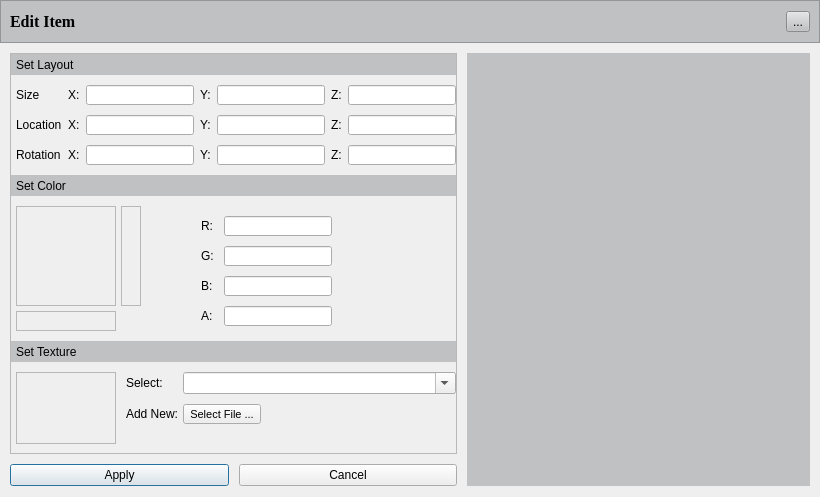
<?xml version="1.0" encoding="UTF-8"?>
<ui version="4.0">
 <class>EditItem</class>
 <widget class="QDialog" name="EditItem">
  <property name="geometry">
   <rect>
    <x>0</x>
    <y>0</y>
    <width>820</width>
    <height>497</height>
   </rect>
  </property>
  <property name="sizePolicy">
   <sizepolicy hsizetype="MinimumExpanding" vsizetype="MinimumExpanding">
    <horstretch>0</horstretch>
    <verstretch>0</verstretch>
   </sizepolicy>
  </property>
  <property name="windowTitle">
   <string>Dialog</string>
  </property>
  <layout class="QVBoxLayout" name="verticalLayout">
   <property name="spacing">
    <number>10</number>
   </property>
   <property name="leftMargin">
    <number>0</number>
   </property>
   <property name="topMargin">
    <number>0</number>
   </property>
   <property name="rightMargin">
    <number>0</number>
   </property>
   <item>
    <widget class="QFrame" name="frame_2">
     <property name="minimumSize">
      <size>
       <width>0</width>
       <height>43</height>
      </size>
     </property>
     <property name="styleSheet">
      <string notr="true">background-color:rgb(191,193,194)</string>
     </property>
     <property name="frameShape">
      <enum>QFrame::StyledPanel</enum>
     </property>
     <property name="frameShadow">
      <enum>QFrame::Raised</enum>
     </property>
     <layout class="QHBoxLayout" name="horizontalLayout_7">
      <item>
       <widget class="QLabel" name="label_14">
        <property name="font">
         <font>
          <family>Times New Roman</family>
          <pointsize>12</pointsize>
          <weight>75</weight>
          <bold>true</bold>
         </font>
        </property>
        <property name="text">
         <string>Edit Item</string>
        </property>
       </widget>
      </item>
      <item>
       <widget class="QToolButton" name="m_pToolButtonCancel">
        <property name="text">
         <string>...</string>
        </property>
        <property name="icon">
         <iconset>
          <normaloff>../../../Projekti/close-icon.png</normaloff>../../../Projekti/close-icon.png</iconset>
        </property>
       </widget>
      </item>
     </layout>
    </widget>
   </item>
   <item>
    <layout class="QHBoxLayout" name="horizontalLayout_2">
     <property name="spacing">
      <number>0</number>
     </property>
     <property name="leftMargin">
      <number>10</number>
     </property>
     <property name="rightMargin">
      <number>10</number>
     </property>
     <item>
      <layout class="QVBoxLayout" name="verticalLayout_6">
       <property name="spacing">
        <number>10</number>
       </property>
       <property name="bottomMargin">
        <number>0</number>
       </property>
       <item>
        <widget class="QScrollArea" name="scrollArea">
         <property name="verticalScrollBarPolicy">
          <enum>Qt::ScrollBarAsNeeded</enum>
         </property>
         <property name="widgetResizable">
          <bool>true</bool>
         </property>
         <widget class="QWidget" name="scrollAreaWidgetContents">
          <property name="geometry">
           <rect>
            <x>0</x>
            <y>0</y>
            <width>436</width>
            <height>396</height>
           </rect>
          </property>
          <layout class="QVBoxLayout" name="verticalLayout_3">
           <property name="spacing">
            <number>10</number>
           </property>
           <property name="leftMargin">
            <number>0</number>
           </property>
           <property name="topMargin">
            <number>0</number>
           </property>
           <property name="rightMargin">
            <number>0</number>
           </property>
           <item>
            <widget class="QLabel" name="label_2">
             <property name="sizePolicy">
              <sizepolicy hsizetype="Preferred" vsizetype="Fixed">
               <horstretch>0</horstretch>
               <verstretch>0</verstretch>
              </sizepolicy>
             </property>
             <property name="minimumSize">
              <size>
               <width>0</width>
               <height>21</height>
              </size>
             </property>
             <property name="maximumSize">
              <size>
               <width>16777215</width>
               <height>21</height>
              </size>
             </property>
             <property name="styleSheet">
              <string notr="true">background-color:rgb(191,193,194)</string>
             </property>
             <property name="frameShape">
              <enum>QFrame::NoFrame</enum>
             </property>
             <property name="frameShadow">
              <enum>QFrame::Raised</enum>
             </property>
             <property name="text">
              <string>Set Layout</string>
             </property>
             <property name="textFormat">
              <enum>Qt::PlainText</enum>
             </property>
             <property name="indent">
              <number>5</number>
             </property>
            </widget>
           </item>
           <item>
            <layout class="QGridLayout" name="gridLayout">
             <property name="leftMargin">
              <number>5</number>
             </property>
             <property name="bottomMargin">
              <number>0</number>
             </property>
             <property name="horizontalSpacing">
              <number>6</number>
             </property>
             <item row="1" column="4">
              <widget class="QLineEdit" name="m_pLineEditLocationY">
               <property name="maximumSize">
                <size>
                 <width>16777215</width>
                 <height>20</height>
                </size>
               </property>
              </widget>
             </item>
             <item row="0" column="1">
              <widget class="QLabel" name="label_34">
               <property name="text">
                <string>X:</string>
               </property>
              </widget>
             </item>
             <item row="0" column="5">
              <widget class="QLabel" name="label_41">
               <property name="text">
                <string>Z:</string>
               </property>
              </widget>
             </item>
             <item row="1" column="6">
              <widget class="QLineEdit" name="m_pLineEditLocationZ">
               <property name="maximumSize">
                <size>
                 <width>16777215</width>
                 <height>20</height>
                </size>
               </property>
              </widget>
             </item>
             <item row="0" column="4">
              <widget class="QLineEdit" name="m_pLineEditScaleY">
               <property name="maximumSize">
                <size>
                 <width>16777215</width>
                 <height>20</height>
                </size>
               </property>
              </widget>
             </item>
             <item row="0" column="2">
              <widget class="QLineEdit" name="m_pLineEditScaleX">
               <property name="maximumSize">
                <size>
                 <width>16777215</width>
                 <height>20</height>
                </size>
               </property>
              </widget>
             </item>
             <item row="1" column="3">
              <widget class="QLabel" name="label_35">
               <property name="text">
                <string>Y:</string>
               </property>
              </widget>
             </item>
             <item row="1" column="1">
              <widget class="QLabel" name="label_33">
               <property name="text">
                <string>X:</string>
               </property>
              </widget>
             </item>
             <item row="1" column="2">
              <widget class="QLineEdit" name="m_pLineEditLocationX">
               <property name="maximumSize">
                <size>
                 <width>16777215</width>
                 <height>20</height>
                </size>
               </property>
              </widget>
             </item>
             <item row="1" column="0">
              <widget class="QLabel" name="label_9">
               <property name="text">
                <string>Location</string>
               </property>
              </widget>
             </item>
             <item row="0" column="3">
              <widget class="QLabel" name="label_36">
               <property name="text">
                <string>Y:</string>
               </property>
              </widget>
             </item>
             <item row="0" column="6">
              <widget class="QLineEdit" name="m_pLineEditScaleZ">
               <property name="maximumSize">
                <size>
                 <width>16777215</width>
                 <height>20</height>
                </size>
               </property>
              </widget>
             </item>
             <item row="1" column="5">
              <widget class="QLabel" name="label_37">
               <property name="text">
                <string>Z:</string>
               </property>
              </widget>
             </item>
             <item row="0" column="0">
              <widget class="QLabel" name="label_8">
               <property name="text">
                <string>Size</string>
               </property>
              </widget>
             </item>
             <item row="2" column="0">
              <widget class="QLabel" name="label_10">
               <property name="text">
                <string>Rotation</string>
               </property>
              </widget>
             </item>
             <item row="2" column="1">
              <widget class="QLabel" name="label_39">
               <property name="text">
                <string>X:</string>
               </property>
              </widget>
             </item>
             <item row="2" column="2">
              <widget class="QLineEdit" name="m_pLineEditRotationX">
               <property name="maximumSize">
                <size>
                 <width>16777215</width>
                 <height>20</height>
                </size>
               </property>
              </widget>
             </item>
             <item row="2" column="4">
              <widget class="QLineEdit" name="m_pLineEditRotationY">
               <property name="maximumSize">
                <size>
                 <width>16777215</width>
                 <height>20</height>
                </size>
               </property>
              </widget>
             </item>
             <item row="2" column="6">
              <widget class="QLineEdit" name="m_pLineEditRotationZ">
               <property name="maximumSize">
                <size>
                 <width>16777215</width>
                 <height>20</height>
                </size>
               </property>
              </widget>
             </item>
             <item row="2" column="5">
              <widget class="QLabel" name="label_40">
               <property name="text">
                <string>Z:</string>
               </property>
              </widget>
             </item>
             <item row="2" column="3">
              <widget class="QLabel" name="label_38">
               <property name="text">
                <string>Y:</string>
               </property>
              </widget>
             </item>
            </layout>
           </item>
           <item>
            <widget class="QLabel" name="label_3">
             <property name="sizePolicy">
              <sizepolicy hsizetype="Preferred" vsizetype="Fixed">
               <horstretch>0</horstretch>
               <verstretch>0</verstretch>
              </sizepolicy>
             </property>
             <property name="minimumSize">
              <size>
               <width>0</width>
               <height>21</height>
              </size>
             </property>
             <property name="maximumSize">
              <size>
               <width>16777215</width>
               <height>21</height>
              </size>
             </property>
             <property name="styleSheet">
              <string notr="true">background-color:rgb(191,193,194)</string>
             </property>
             <property name="frameShape">
              <enum>QFrame::NoFrame</enum>
             </property>
             <property name="frameShadow">
              <enum>QFrame::Raised</enum>
             </property>
             <property name="text">
              <string>Set Color</string>
             </property>
             <property name="textFormat">
              <enum>Qt::PlainText</enum>
             </property>
             <property name="scaledContents">
              <bool>false</bool>
             </property>
             <property name="margin">
              <number>0</number>
             </property>
             <property name="indent">
              <number>5</number>
             </property>
            </widget>
           </item>
           <item>
            <layout class="QHBoxLayout" name="horizontalLayout_3">
             <property name="spacing">
              <number>40</number>
             </property>
             <property name="bottomMargin">
              <number>0</number>
             </property>
             <item>
              <layout class="QVBoxLayout" name="verticalLayout_4">
               <property name="spacing">
                <number>5</number>
               </property>
               <property name="leftMargin">
                <number>5</number>
               </property>
               <property name="bottomMargin">
                <number>0</number>
               </property>
               <item>
                <layout class="QHBoxLayout" name="horizontalLayout_4">
                 <item>
                  <widget class="QLabel" name="m_pLabelColorFactory">
                   <property name="enabled">
                    <bool>true</bool>
                   </property>
                   <property name="sizePolicy">
                    <sizepolicy hsizetype="Fixed" vsizetype="Fixed">
                     <horstretch>0</horstretch>
                     <verstretch>0</verstretch>
                    </sizepolicy>
                   </property>
                   <property name="minimumSize">
                    <size>
                     <width>100</width>
                     <height>100</height>
                    </size>
                   </property>
                   <property name="frameShape">
                    <enum>QFrame::StyledPanel</enum>
                   </property>
                   <property name="text">
                    <string/>
                   </property>
                  </widget>
                 </item>
                 <item>
                  <widget class="QLabel" name="m_pLabelColorTag">
                   <property name="sizePolicy">
                    <sizepolicy hsizetype="Fixed" vsizetype="Fixed">
                     <horstretch>0</horstretch>
                     <verstretch>0</verstretch>
                    </sizepolicy>
                   </property>
                   <property name="minimumSize">
                    <size>
                     <width>20</width>
                     <height>100</height>
                    </size>
                   </property>
                   <property name="frameShape">
                    <enum>QFrame::StyledPanel</enum>
                   </property>
                   <property name="text">
                    <string/>
                   </property>
                  </widget>
                 </item>
                </layout>
               </item>
               <item>
                <widget class="QLabel" name="m_pLabelColorSample">
                 <property name="minimumSize">
                  <size>
                   <width>100</width>
                   <height>20</height>
                  </size>
                 </property>
                 <property name="maximumSize">
                  <size>
                   <width>100</width>
                   <height>20</height>
                  </size>
                 </property>
                 <property name="frameShape">
                  <enum>QFrame::StyledPanel</enum>
                 </property>
                 <property name="text">
                  <string/>
                 </property>
                </widget>
               </item>
              </layout>
             </item>
             <item>
              <layout class="QFormLayout" name="formLayout_2">
               <property name="fieldGrowthPolicy">
                <enum>QFormLayout::FieldsStayAtSizeHint</enum>
               </property>
               <property name="horizontalSpacing">
                <number>10</number>
               </property>
               <property name="verticalSpacing">
                <number>10</number>
               </property>
               <property name="leftMargin">
                <number>20</number>
               </property>
               <property name="topMargin">
                <number>10</number>
               </property>
               <property name="rightMargin">
                <number>10</number>
               </property>
               <item row="0" column="0">
                <widget class="QLabel" name="label_45">
                 <property name="text">
                  <string>R:</string>
                 </property>
                </widget>
               </item>
               <item row="0" column="1">
                <widget class="QLineEdit" name="m_pLineEditColorR">
                 <property name="maximumSize">
                  <size>
                   <width>16777215</width>
                   <height>20</height>
                  </size>
                 </property>
                </widget>
               </item>
               <item row="1" column="0">
                <widget class="QLabel" name="label_46">
                 <property name="text">
                  <string>G:</string>
                 </property>
                </widget>
               </item>
               <item row="1" column="1">
                <widget class="QLineEdit" name="m_pLineEditColorG">
                 <property name="maximumSize">
                  <size>
                   <width>16777215</width>
                   <height>20</height>
                  </size>
                 </property>
                </widget>
               </item>
               <item row="2" column="0">
                <widget class="QLabel" name="label_43">
                 <property name="text">
                  <string>B:</string>
                 </property>
                </widget>
               </item>
               <item row="2" column="1">
                <widget class="QLineEdit" name="m_pLineEditColorB">
                 <property name="maximumSize">
                  <size>
                   <width>16777215</width>
                   <height>20</height>
                  </size>
                 </property>
                </widget>
               </item>
               <item row="3" column="0">
                <widget class="QLabel" name="label_53">
                 <property name="text">
                  <string>A:</string>
                 </property>
                </widget>
               </item>
               <item row="3" column="1">
                <widget class="QLineEdit" name="m_pLineEditColorA">
                 <property name="maximumSize">
                  <size>
                   <width>16777215</width>
                   <height>20</height>
                  </size>
                 </property>
                </widget>
               </item>
              </layout>
             </item>
            </layout>
           </item>
           <item>
            <widget class="QLabel" name="label_6">
             <property name="sizePolicy">
              <sizepolicy hsizetype="Preferred" vsizetype="Fixed">
               <horstretch>0</horstretch>
               <verstretch>0</verstretch>
              </sizepolicy>
             </property>
             <property name="minimumSize">
              <size>
               <width>0</width>
               <height>21</height>
              </size>
             </property>
             <property name="maximumSize">
              <size>
               <width>16777215</width>
               <height>21</height>
              </size>
             </property>
             <property name="styleSheet">
              <string notr="true">background-color:rgb(191,193,194)</string>
             </property>
             <property name="frameShape">
              <enum>QFrame::NoFrame</enum>
             </property>
             <property name="frameShadow">
              <enum>QFrame::Raised</enum>
             </property>
             <property name="text">
              <string>Set Texture</string>
             </property>
             <property name="textFormat">
              <enum>Qt::PlainText</enum>
             </property>
             <property name="indent">
              <number>5</number>
             </property>
            </widget>
           </item>
           <item>
            <layout class="QHBoxLayout" name="horizontalLayout_5">
             <property name="spacing">
              <number>10</number>
             </property>
             <property name="leftMargin">
              <number>5</number>
             </property>
             <item>
              <widget class="QLabel" name="m_pLabelTexture">
               <property name="maximumSize">
                <size>
                 <width>100</width>
                 <height>100</height>
                </size>
               </property>
               <property name="frameShape">
                <enum>QFrame::StyledPanel</enum>
               </property>
               <property name="text">
                <string/>
               </property>
               <property name="scaledContents">
                <bool>true</bool>
               </property>
               <property name="alignment">
                <set>Qt::AlignCenter</set>
               </property>
              </widget>
             </item>
             <item>
              <layout class="QFormLayout" name="formLayout_3">
               <property name="horizontalSpacing">
                <number>5</number>
               </property>
               <property name="verticalSpacing">
                <number>10</number>
               </property>
               <property name="leftMargin">
                <number>0</number>
               </property>
               <property name="topMargin">
                <number>0</number>
               </property>
               <item row="0" column="0">
                <widget class="QLabel" name="label_12">
                 <property name="text">
                  <string>Select:</string>
                 </property>
                </widget>
               </item>
               <item row="0" column="1">
                <widget class="QComboBox" name="m_pComboBoxTexture">
                 <property name="acceptDrops">
                  <bool>true</bool>
                 </property>
                 <property name="editable">
                  <bool>true</bool>
                 </property>
                 <property name="insertPolicy">
                  <enum>QComboBox::InsertAlphabetically</enum>
                 </property>
                </widget>
               </item>
               <item row="1" column="0">
                <widget class="QLabel" name="label_11">
                 <property name="text">
                  <string>Add New:</string>
                 </property>
                 <property name="margin">
                  <number>0</number>
                 </property>
                </widget>
               </item>
               <item row="1" column="1">
                <widget class="QToolButton" name="m_pToolButtonTexture">
                 <property name="font">
                  <font>
                   <pointsize>8</pointsize>
                  </font>
                 </property>
                 <property name="text">
                  <string>Select File ...</string>
                 </property>
                 <property name="popupMode">
                  <enum>QToolButton::InstantPopup</enum>
                 </property>
                </widget>
               </item>
              </layout>
             </item>
            </layout>
           </item>
          </layout>
         </widget>
        </widget>
       </item>
       <item>
        <layout class="QHBoxLayout" name="horizontalLayout_6">
         <property name="bottomMargin">
          <number>0</number>
         </property>
         <item>
          <widget class="QPushButton" name="m_pPushButtonApply">
           <property name="text">
            <string>Apply</string>
           </property>
          </widget>
         </item>
         <item>
          <widget class="QPushButton" name="m_pPushButtonCancel">
           <property name="text">
            <string>Cancel</string>
           </property>
          </widget>
         </item>
        </layout>
       </item>
      </layout>
     </item>
     <item>
      <widget class="QWidget" name="widget" native="true">
       <property name="sizePolicy">
        <sizepolicy hsizetype="MinimumExpanding" vsizetype="MinimumExpanding">
         <horstretch>1</horstretch>
         <verstretch>1</verstretch>
        </sizepolicy>
       </property>
       <property name="minimumSize">
        <size>
         <width>310</width>
         <height>300</height>
        </size>
       </property>
       <property name="styleSheet">
        <string notr="true"/>
       </property>
       <layout class="QVBoxLayout" name="verticalLayout_2">
        <property name="spacing">
         <number>0</number>
        </property>
        <property name="leftMargin">
         <number>10</number>
        </property>
        <property name="topMargin">
         <number>0</number>
        </property>
        <property name="rightMargin">
         <number>0</number>
        </property>
        <property name="bottomMargin">
         <number>0</number>
        </property>
        <item>
         <widget class="VR::OSGQT_Widget" name="m_pOSGQT_Widget" native="true">
          <property name="sizePolicy">
           <sizepolicy hsizetype="MinimumExpanding" vsizetype="MinimumExpanding">
            <horstretch>0</horstretch>
            <verstretch>0</verstretch>
           </sizepolicy>
          </property>
          <property name="minimumSize">
           <size>
            <width>300</width>
            <height>300</height>
           </size>
          </property>
          <property name="maximumSize">
           <size>
            <width>16777215</width>
            <height>16777215</height>
           </size>
          </property>
          <property name="sizeIncrement">
           <size>
            <width>1</width>
            <height>1</height>
           </size>
          </property>
          <property name="baseSize">
           <size>
            <width>300</width>
            <height>300</height>
           </size>
          </property>
          <property name="styleSheet">
           <string notr="true">background-color: rgb(191, 193, 194);</string>
          </property>
         </widget>
        </item>
       </layout>
      </widget>
     </item>
    </layout>
   </item>
  </layout>
 </widget>
 <customwidgets>
  <customwidget>
   <class>VR::OSGQT_Widget</class>
   <extends>QWidget</extends>
   <header location="global">vrosgqt_widget.h</header>
   <container>1</container>
  </customwidget>
 </customwidgets>
 <tabstops>
  <tabstop>scrollArea</tabstop>
  <tabstop>m_pLineEditScaleX</tabstop>
  <tabstop>m_pLineEditScaleY</tabstop>
  <tabstop>m_pLineEditScaleZ</tabstop>
  <tabstop>m_pLineEditLocationX</tabstop>
  <tabstop>m_pLineEditLocationY</tabstop>
  <tabstop>m_pLineEditLocationZ</tabstop>
  <tabstop>m_pLineEditRotationX</tabstop>
  <tabstop>m_pLineEditRotationY</tabstop>
  <tabstop>m_pLineEditRotationZ</tabstop>
  <tabstop>m_pLineEditColorR</tabstop>
  <tabstop>m_pLineEditColorG</tabstop>
  <tabstop>m_pLineEditColorB</tabstop>
  <tabstop>m_pLineEditColorA</tabstop>
  <tabstop>m_pComboBoxTexture</tabstop>
  <tabstop>m_pToolButtonTexture</tabstop>
  <tabstop>m_pPushButtonApply</tabstop>
  <tabstop>m_pPushButtonCancel</tabstop>
 </tabstops>
 <resources/>
 <connections/>
</ui>
